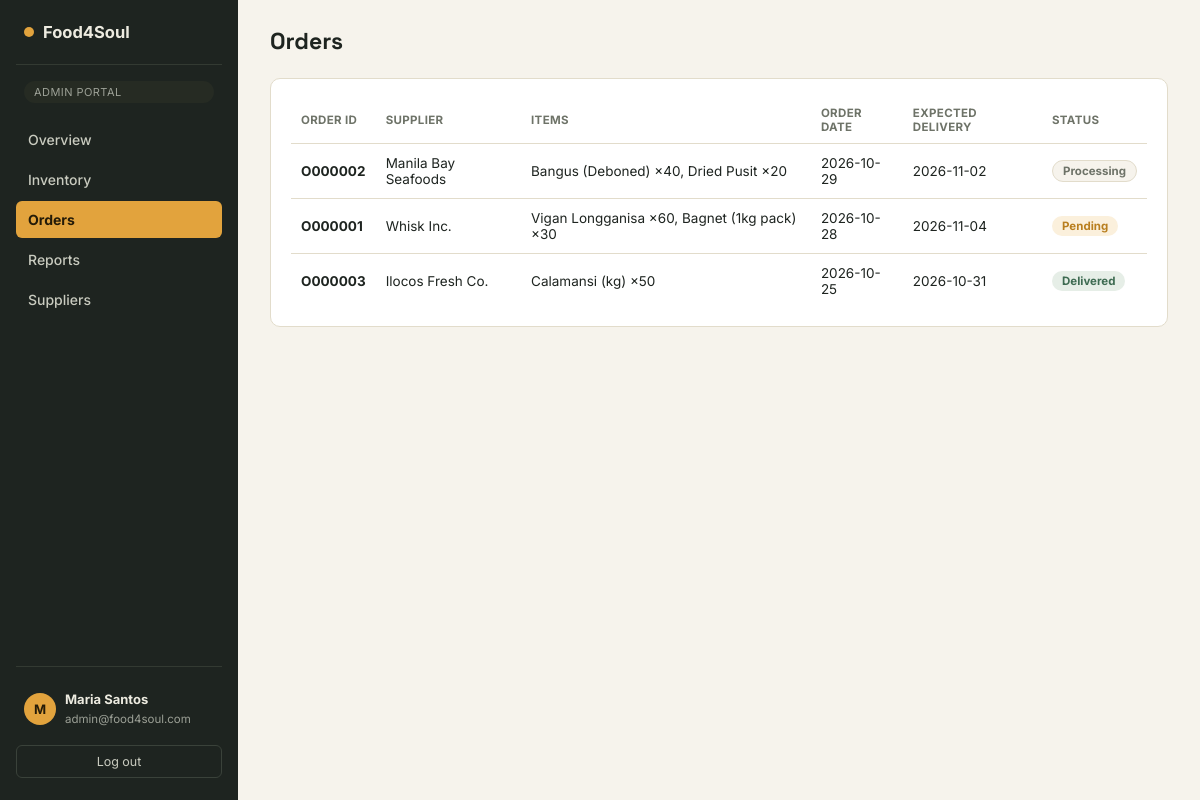
The page /admin/orders.php (signed in) on the database its author committed.
### tables this page shows
CREATE TABLE orders (
  Order_ID                VARCHAR(10) PRIMARY KEY,
  Order_Date              DATE NOT NULL,
  Expected_Delivery_Date  DATE,
  Status                  ENUM('Pending','Processing','Delivered','Cancelled') DEFAULT 'Pending',
  Supplier_ID             VARCHAR(10),
  CONSTRAINT fk_orders_supplier
    FOREIGN KEY (Supplier_ID) REFERENCES suppliers(Supplier_ID) ON DELETE SET NULL
);

CREATE TABLE suppliers (
  Supplier_ID      VARCHAR(10)  PRIMARY KEY,
  Supplier_Name    VARCHAR(100) NOT NULL,
  Contact_Person   VARCHAR(100),
  Contact_Address  VARCHAR(255),
  Phone_Number     VARCHAR(20),
  Email_Address    VARCHAR(100)
);

CREATE TABLE products (
  Product_ID              VARCHAR(10)  PRIMARY KEY,
  Product_Name            VARCHAR(100) NOT NULL,
  Description             TEXT,
  Category                VARCHAR(50),
  Unit_Price              DECIMAL(10,2) NOT NULL,
  Current_Stock_Quantity  INT NOT NULL DEFAULT 0,
  Supplier_ID             VARCHAR(10),
  CONSTRAINT fk_products_supplier
    FOREIGN KEY (Supplier_ID) REFERENCES suppliers(Supplier_ID) ON DELETE SET NULL
);

CREATE TABLE order_details (
  Order_Detail_ID  VARCHAR(10) PRIMARY KEY,
  Order_ID         VARCHAR(10) NOT NULL,
  Product_ID       VARCHAR(10) NOT NULL,
  Quantity         INT NOT NULL,
  CONSTRAINT fk_od_order   FOREIGN KEY (Order_ID)   REFERENCES orders(Order_ID)     ON DELETE CASCADE,
  CONSTRAINT fk_od_product FOREIGN KEY (Product_ID) REFERENCES products(Product_ID) ON DELETE CASCADE
);

### includes/functions.php (called while the page is built, shortened)
<?php
function badge_class($status) {
    $map = [
        'Delivered' => 'ok', 'In Stock' => 'ok',
        'Pending' => 'warn', 'Low Stock' => 'bad',
        'Processing' => 'neutral', 'Cancelled' => 'bad',
        'Unread' => 'warn', 'Read' => 'neutral',
    ];
    return $map[$status] ?? 'neutral';
}

### admin/orders.php (the view, shortened to what this page needs)
<?php
require_once __DIR__ . '/../includes/auth.php';
require_once __DIR__ . '/../includes/functions.php';
$orders = $pdo->query("SELECT o.*, s.Supplier_Name FROM orders o LEFT JOIN suppliers s ON s.Supplier_ID = o.Supplier_ID ORDER BY o.Order_Date DESC")->fetchAll();
$itemsStmt = $pdo->prepare("SELECT od.Quantity, p.Product_Name FROM order_details od JOIN products p ON p.Product_ID = od.Product_ID WHERE od.Order_ID = ?");
require __DIR__ . '/../includes/header.php';
?>
<div class="topbar"><h1>Orders</h1></div>
<div class="panel"><div class="table-scroll">
  <table>
    <thead><tr><th>Order ID</th><th>Supplier</th><th>Items</th><th>Order date</th><th>Expected delivery</th><th>Status</th></tr></thead>
    <tbody>
      <?php foreach ($orders as $o):
        $itemsStmt->execute([$o['Order_ID']]);
        $itemStr = implode(', ', array_map(fn($i) => $i['Product_Name'] . ' ×' . $i['Quantity'], $itemsStmt->fetchAll()));
      ?>
        <tr>
          <td><strong><?= htmlspecialchars($o['Order_ID']) ?></strong></td>
          <td><?= htmlspecialchars($o['Supplier_Name'] ?? '—') ?></td>
          <td><?= htmlspecialchars($itemStr) ?></td>
          <td><?= htmlspecialchars($o['Order_Date']) ?></td>
          <td><?= htmlspecialchars($o['Expected_Delivery_Date']) ?></td>
          <td><span class="badge <?= badge_class($o['Status']) ?>"><?= htmlspecialchars($o['Status']) ?></span></td>
        </tr>
      <?php endforeach; ?>
    </tbody>
  </table>
</div></div>
<?php require __DIR__ . '/../includes/footer.php'; ?>

### assets/css/style.css (style rules this page uses)
:root { --ink:#1E2420; --ink-soft:#3A433C; --paper:#F6F3EC; --paper-raised:#FFFFFF; --line:#E2DCCB; --marigold:#E2A33D; --marigold-deep:#B97F1F; --basil:#3E6B52; --basil-soft:#E6EEE7; --paprika:#B23A2E; --paprika-soft:#F7E4DF; --slate:#6E7368; --radius-sm:6px; --radius-md:10px; --radius-lg:18px; }
* { box-sizing:border-box; }
html,body { height:100%; }
body { margin:0;font-family:'Inter',system-ui,sans-serif;background:var(--paper);color:var(--ink); }
h1,h2,h3,.num { font-family:'Space Grotesk',system-ui,sans-serif; }
.topbar { display:flex;align-items:center;justify-content:space-between;margin-bottom:22px;gap:16px;flex-wrap:wrap; }
.topbar h1 { font-size:23px;margin:0; }
.panel { background:var(--paper-raised);border:1px solid var(--line);border-radius:var(--radius-md);padding:18px 20px;margin-bottom:20px; }
.table-scroll { overflow-x:auto; }
table { width:100%;border-collapse:collapse;font-size:13.5px; }
th { text-align:left;font-size:11.5px;text-transform:uppercase;letter-spacing:.03em;color:var(--slate);padding:9px 10px;border-bottom:1px solid var(--line); }
td { padding:11px 10px;border-bottom:1px solid var(--line);vertical-align:middle; }
tr:last-child td { border-bottom:none; }
.badge { display:inline-block;padding:3px 10px;border-radius:999px;font-size:11.5px;font-weight:700; }
.badge.ok { background:var(--basil-soft);color:var(--basil); }
.badge.warn { background:#FBF0DC;color:var(--marigold-deep); }
.badge.neutral { background:var(--paper);color:var(--slate);border:1px solid var(--line); }

### rows shown on the page
orders: Order_ID "O000002", Supplier_ID.Supplier_Name "Manila Bay Seafoods", itemStr "Bangus (Deboned) ×40, Dried Pusit ×20", Order_Date "2026-10-29", Expected_Delivery_Date "2026-11-02", Status "Processing"
orders: Order_ID "O000001", Supplier_ID.Supplier_Name "Whisk Inc.", itemStr "Vigan Longganisa ×60, Bagnet (1kg pack) ×30", Order_Date "2026-10-28", Expected_Delivery_Date "2026-11-04", Status "Pending"
orders: Order_ID "O000003", Supplier_ID.Supplier_Name "Ilocos Fresh Co.", products.Product_Name "Calamansi (kg) ×50", Order_Date "2026-10-25", Expected_Delivery_Date "2026-10-31", Status "Delivered"

### other values the page prints
$role "ADMIN"
$label "Overview"
$label "Inventory"
$label "Orders"
$label "Reports"
$label "Suppliers"
mb_substr($user['Full_Name'] ?? '?', 0, 1) "M"
$user['Full_Name'] "Maria Santos"
$user['Email_Address'] "admin@food4soul.com"
